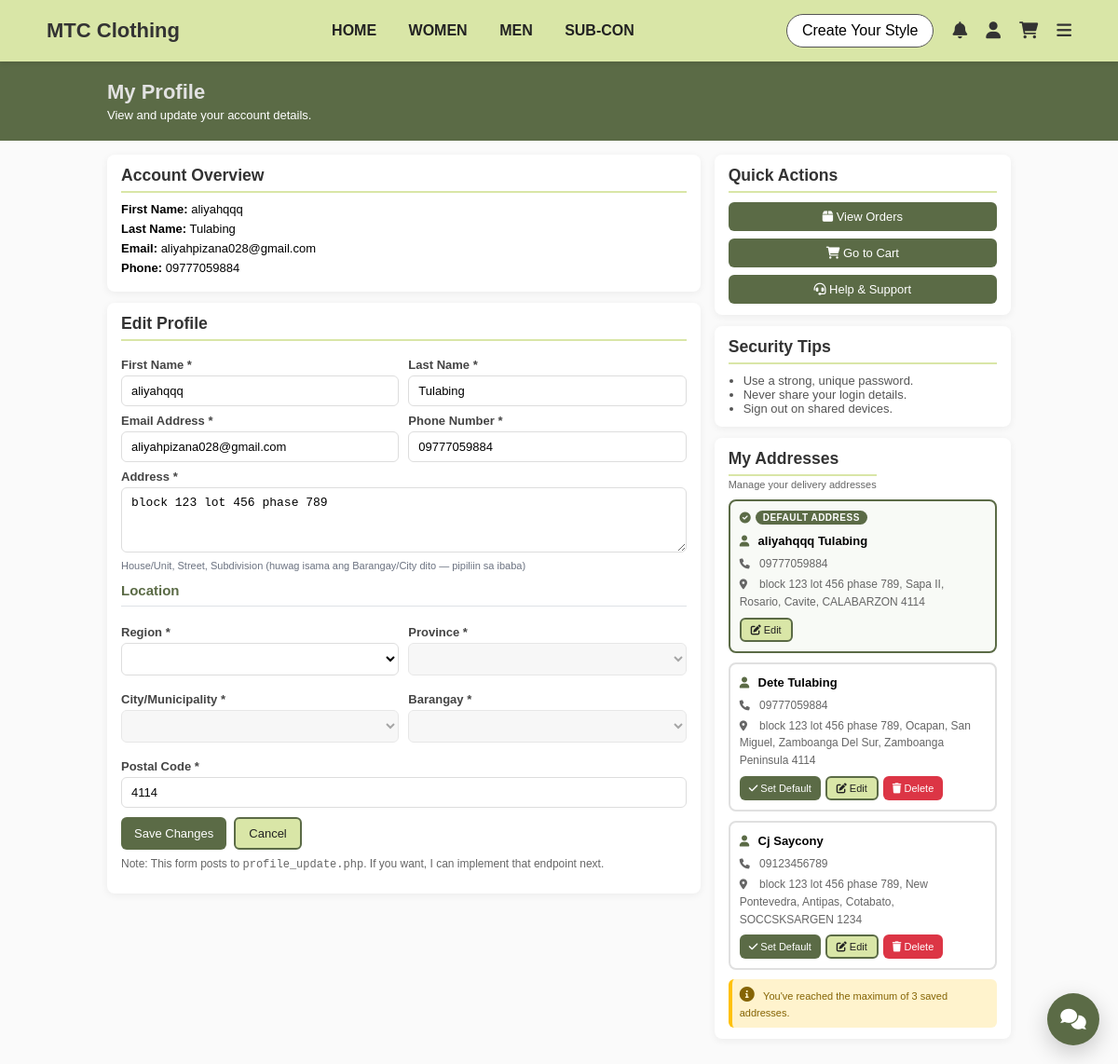
The app's page /profile.php (signed in) with its own data.
### tables this page shows
CREATE TABLE `customer_addresses` (
  `id` int(11) NOT NULL,
  `user_id` int(11) NOT NULL,
  `first_name` varchar(50) NOT NULL,
  `last_name` varchar(50) NOT NULL,
  `email` varchar(100) NOT NULL,
  `phone` varchar(20) NOT NULL,
  `address` text NOT NULL,
  `city` varchar(100) NOT NULL,
  `postal_code` varchar(20) NOT NULL,
  `is_default` tinyint(1) DEFAULT 0,
  `created_at` timestamp NOT NULL DEFAULT current_timestamp(),
  `updated_at` timestamp NOT NULL DEFAULT current_timestamp() ON UPDATE current_timestamp(),
  `region_code` varchar(16) DEFAULT '',
  `region_name` varchar(191) DEFAULT '',
  `province_code` varchar(16) DEFAULT '',
  `province_name` varchar(191) DEFAULT '',
  `city_code` varchar(16) DEFAULT '',
  `city_name` varchar(191) DEFAULT '',
  `barangay_code` varchar(16) DEFAULT '',
  `barangay_name` varchar(191) DEFAULT ''
);

CREATE TABLE `users` (
  `id` int(11) NOT NULL,
  `name` varchar(100) NOT NULL,
  `email` varchar(100) NOT NULL,
  `password` varchar(255) NOT NULL,
  `created_at` timestamp NOT NULL DEFAULT current_timestamp()
);

### includes/address_functions.php (called while the page is built, shortened)
<?php
function getCustomerAddresses($user_id) {
    global $conn;
    $addresses = [];
    $stmt = $conn->prepare("SELECT * FROM customer_addresses WHERE user_id = ? ORDER BY is_default DESC, id ASC");
    $stmt->bind_param("i", $user_id);
    $stmt->execute();
    $result = $stmt->get_result();
    while ($row = $result->fetch_assoc()) {
        $addresses[] = $row;
    }
    return $addresses;
}
function getDefaultAddress($user_id) {
    global $conn;
    $stmt = $conn->prepare("SELECT * FROM customer_addresses WHERE user_id = ? AND is_default = 1 LIMIT 1");
    $stmt->bind_param("i", $user_id);
    $stmt->execute();
    return $stmt->get_result()->fetch_assoc();
}
?>

### profile.php (the view, shortened to what this page needs)
<?php
include 'db.php';
$user_id = $_SESSION['user_id'] ?? null;
$user_name = $_SESSION['user_name'] ?? '';
$user_email = $_SESSION['user_email'] ?? '';
$user_phone = $_SESSION['user_phone'] ?? '';
include_once 'includes/address_functions.php';
$default_address = $user_id ? getDefaultAddress($user_id) : [];
$all_addresses = $user_id ? getCustomerAddresses($user_id) : [];
try {
  if ($conn && $user_id) {
    if ($stmt = $conn->prepare("SELECT name, email FROM users WHERE id = ? LIMIT 1")) {
      $stmt->bind_param('i', $user_id);
      if ($stmt->execute()) {
        $stmt->bind_result($db_name, $db_email);
        if ($stmt->fetch()) {
          $user_name = $db_name ?: $user_name;
          $user_email = $db_email ?: $user_email;
        }
      }
    }
  }
} catch (Throwable $e) {  }
?>
<!DOCTYPE html>
<html lang="en">
<?php include 'header.php'; ?>
<head>
  <link rel="stylesheet" href="https://cdnjs.cloudflare.com/ajax/libs/font-awesome/6.0.0/css/all.min.css">
</head>
<body>
  <section class="page-title">
    <div class="container">
      <h1>My Profile</h1>
      <p class="muted" style="margin:4px 0 0;color:#fff;font-size:13px;">View and update your account details.</p>
    </div>
  </section>
  <div class="container">
    <div class="grid">
      <div>
        <div class="card">
          <h2>Account Overview</h2>
          <p style="font-size:13px;margin:6px 0;"><strong>First Name:</strong> <?php echo htmlspecialchars($default_address['first_name'] ?? $user_name); ?></p>
          <p style="font-size:13px;margin:6px 0;"><strong>Last Name:</strong> <?php echo htmlspecialchars($default_address['last_name'] ?? ''); ?></p>
          <p style="font-size:13px;margin:6px 0;"><strong>Email:</strong> <?php echo htmlspecialchars($user_email ?: ''); ?></p>
          <p style="font-size:13px;margin:6px 0;"><strong>Phone:</strong> <?php echo htmlspecialchars($user_phone ?: ($default_address['phone'] ?? '')); ?></p>
        </div>
        <div class="card">
          <h2>Edit Profile</h2>
          <form method="post" action="profile_update.php">
            <div class="row">
              <div>
                <label for="first_name">First Name *</label>
                <input type="text" id="first_name" name="first_name" value="<?php echo htmlspecialchars($default_address['first_name'] ?? $user_name); ?>" required>
              </div>
              <div>
                <label for="last_name">Last Name *</label>
                <input type="text" id="last_name" name="last_name" value="<?php echo htmlspecialchars($default_address['last_name'] ?? ''); ?>" required>
              </div>
            </div>
            <div class="row">
              <div>
                <label for="email">Email Address *</label>
                <input type="email" id="email" name="email" value="<?php echo htmlspecialchars($user_email ?: ''); ?>" required>
              </div>
              <div>
                <label for="phone">Phone Number *</label>
                <input type="text" id="phone" name="phone" value="<?php echo htmlspecialchars($user_phone ?: ($default_address['phone'] ?? '')); ?>" required>
              </div>
            </div>
            <label for="address">Address *</label>
            <textarea id="address" name="address" required><?php echo htmlspecialchars($default_address['address'] ?? ''); ?></textarea>
            <div class="muted" style="font-size:11px; margin-top:4px; color:#6b7280;">House/Unit, Street, Subdivision (huwag isama ang Barangay/City dito — pipiliin sa ibaba)</div>
            <h2 class="section-title" style="font-size: 15px; font-weight: 600; color: #5b6b46; margin: 12px 0 12px; padding-bottom: 8px; border-bottom: 1px solid #dee2e6;">Location</h2>
            <div class="form-row">
                <div class="form-group">
                    <label for="region_select">Region *</label>
                    <select id="region_select" name="region" required>
                    </select>
                </div>
                <div class="form-group">
                    <label for="province_select">Province *</label>
                    <select id="province_select" name="province" <?php echo empty($default_address['region_code']) ? 'disabled' : ''; ?> required>
                    </select>
                </div>
            </div>
            <div class="form-row">
                <div class="form-group">
                    <label for="city_select">City/Municipality *</label>
                    <select id="city_select" name="city_select" <?php echo empty($default_address['province_code']) ? 'disabled' : ''; ?> required>
                    </select>
                </div>
                <div class="form-group">
                    <label for="barangay_select">Barangay *</label>
                    <select id="barangay_select" name="barangay" <?php echo empty($default_address['city_code']) ? 'disabled' : ''; ?> required>
                    </select>
                </div>
            </div>
            <div class="form-row">
                <div class="form-group">
                    <label for="postal_code">Postal Code *</label>
                    <input type="text" id="postal_code" name="postal_code" value="<?php echo htmlspecialchars($default_address['postal_code'] ?? ''); ?>" required>
                </div>
            </div>
            <div style="margin-top:10px; display:flex; gap:8px;">
              <button class="btn" type="submit">Save Changes</button>
              <a class="btn secondary" href="home.php">Cancel</a>
            </div>
          </form>
          <p class="muted" style="margin-top:8px; font-size:12px;">Note: This form posts to <code>profile_update.php</code>. If you want, I can implement that endpoint next.</p>
        </div>
              </div>
      <div>
        <div class="card">
          <h2>Quick Actions</h2>
          <div style="display: flex; flex-direction: column; gap: 8px;">
            <a href="my_orders.php" class="btn" style="text-align: center;">
              <i class="fas fa-box"></i> View Orders
            </a>
            <a href="cart.php" class="btn" style="text-align: center;">
              <i class="fas fa-shopping-cart"></i> Go to Cart
            </a>
            <a href="helpsupport.php" class="btn" style="text-align: center;">
              <i class="fas fa-headset"></i> Help & Support
            </a>
          </div>
        </div>
        <div class="card" style="margin-top:12px;">
          <h2>Security Tips</h2>
          <ul style="margin:0; padding-left:16px; color:#555; font-size:13px;">
            <li>Use a strong, unique password.</li>
            <li>Never share your login details.</li>
            <li>Sign out on shared devices.</li>
          </ul>
        </div>
        <div class="card" style="margin-top:12px;">
          <div style="display: flex; justify-content: space-between; align-items: center; margin-bottom: 10px;">
            <div>
              <h2 style="margin: 0;">My Addresses</h2>
              <p class="muted" style="font-size:11px; margin: 3px 0 0;">Manage your delivery addresses</p>
            </div>
          </div>
          <div id="addresses-list">
            <?php if (empty($all_addresses)): ?>
              <div style="text-align: center; padding: 20px 15px; background: #f9f9f9; border-radius: 8px; border: 2px dashed #ddd;">
                <i class="fas fa-map-marker-alt" style="font-size: 30px; color: #ccc; margin-bottom: 8px;"></i>
                <p class="muted" style="margin: 0; font-size: 13px;">No saved addresses yet</p>
                <p class="muted" style="margin: 4px 0 0; font-size: 11px;">Add your first delivery address</p>
              </div>
            <?php else: ?>
              <?php foreach ($all_addresses as $addr): ?>
                <div class="address-item" data-address-id="<?php echo $addr['id']; ?>" style="border: 2px solid <?php echo $addr['is_default'] ? '#5b6b46' : '#e0e0e0'; ?>; border-radius: 8px; padding: 10px; margin-bottom: 10px; position: relative; background: <?php echo $addr['is_default'] ? '#f8faf6' : '#fff'; ?>; transition: all 0.2s;">
                  <?php if ($addr['is_default']): ?>
                    <div style="display: flex; align-items: center; gap: 5px; margin-bottom: 8px;">
                      <i class="fas fa-check-circle" style="color: #5b6b46; font-size: 12px;"></i>
                      <span style="background: #5b6b46; color: white; padding: 2px 8px; border-radius: 10px; font-size: 10px; font-weight: 600; letter-spacing: 0.5px;">DEFAULT ADDRESS</span>
                    </div>
                  <?php endif; ?>
                  <div style="margin-bottom: 6px;">
                    <i class="fas fa-user" style="color: #5b6b46; margin-right: 5px; font-size: 12px;"></i>
                    <strong style="font-size: 13px;"><?php echo htmlspecialchars($addr['first_name'] . ' ' . $addr['last_name']); ?></strong>
                  </div>
                  <div style="margin-bottom: 4px;">
                    <i class="fas fa-phone" style="color: #666; margin-right: 5px; font-size: 11px; width: 12px;"></i>
                    <span style="color: #666; font-size: 12px;"><?php echo htmlspecialchars($addr['phone']); ?></span>
                  </div>
                  <div style="margin-bottom: 8px;">
                    <i class="fas fa-map-marker-alt" style="color: #666; margin-right: 5px; font-size: 11px; width: 12px;"></i>
                    <span style="color: #666; font-size: 12px; line-height: 1.4;">
                      <?php echo htmlspecialchars($addr['address']); ?>,
                      <?php echo htmlspecialchars($addr['barangay_name']); ?>,
                      <?php echo htmlspecialchars($addr['city_name']); ?>,
                      <?php echo htmlspecialchars($addr['province_name']); ?>,
                      <?php echo htmlspecialchars($addr['region_name']); ?>
                      <?php echo htmlspecialchars($addr['postal_code']); ?>
                    </span>
                  </div>
                  <div style="margin-top: 8px; display: flex; gap: 5px; flex-wrap: wrap;">
                    <?php if (!$addr['is_default']): ?>
                      <button class="btn" style="padding: 5px 10px; font-size: 11px; background: #5b6b46;" onclick="setDefaultAddress(<?php echo $addr['id']; ?>)" title="Set as default address">
                        <i class="fas fa-check"></i> Set Default
                      </button>
                    <?php endif; ?>
                    <button class="btn secondary" style="padding: 5px 10px; font-size: 11px;" onclick="editAddress(<?php echo $addr['id']; ?>)" title="Edit address">
                      <i class="fas fa-edit"></i> Edit
                    </button>
                    <?php if (!$addr['is_default']): ?>
                      <button class="btn" style="padding: 5px 10px; font-size: 11px; background: #dc3545; border: none;" onclick="deleteAddress(<?php echo $addr['id']; ?>)" title="Delete address">
                        <i class="fas fa-trash"></i> Delete
                      </button>
                    <?php endif; ?>
                  </div>
                </div>
              <?php endforeach; ?>
            <?php endif; ?>
          </div>
          <?php if (count($all_addresses) >= 3): ?>
            <div style="margin-top: 8px; padding: 8px; background: #fff3cd; border-radius: 6px; border-left: 4px solid #ffc107;">
              <i class="fas fa-info-circle" style="color: #856404; margin-right: 5px;"></i>
              <span style="color: #856404; font-size: 11px;">You've reached the maximum of 3 saved addresses.</span>
            </div>
          <?php endif; ?>
        </div>
      </div>
    </div>
  </div>
</body>
</html>

### header.php (style rules this page uses)
body { font-family: Arial, sans-serif; margin: 0; padding: 0; background: #fafafa; }

### profile.php (style rules this page uses)
* { box-sizing: border-box; }
body { font-family: Arial, sans-serif; background: #fafafa; margin: 0; }
.container { max-width: 1000px; margin: 0 auto; padding: 0 15px; }
.page-title { background:#5b6b46; color:#e2e2e2; padding: 20px 0; }
.page-title h1 { margin:0; font-size: 22px; }
.grid { display:grid; grid-template-columns: 1fr; gap: 15px; padding: 15px 0; }
@media (min-width: 900px) { .grid { grid-template-columns: 2fr 1fr; } }
.card { background:#fff; border-radius:8px; box-shadow: 0 2px 8px rgba(0,0,0,.06); padding: 12px 15px; margin-bottom: 12px; }
.card h2 { margin:0 0 10px; font-size:1.1rem; color:#333; border-bottom:2px solid #d9e6a7; padding-bottom:6px; }
.muted { color:#666; }
.row { display:flex; gap:10px; flex-wrap: wrap; }
.row > * { flex:1; min-width: 180px; }
label { display:block; margin: 8px 0 4px; font-weight:600; color:#444; font-size: 13px; }
input[type="text"], input[type="email"], input[type="password"], textarea { width:100%; padding:8px 10px; border:1px solid #ddd; border-radius:6px; font-size:13px; box-sizing: border-box; }
textarea { min-height: 70px; resize:vertical; }
.btn { background:#5b6b46; color:#fff; border:none; padding:8px 14px; border-radius:6px; cursor:pointer; text-decoration: none; display: inline-block; text-align: center; font-size: 13px; }
.btn.secondary { background:#d9e6a7; color:#222; border:2px solid #5b6b46; }
.form-row { display: flex; gap: 10px; margin-bottom: 10px; flex-wrap: wrap; }
.form-group { flex: 1; min-width: 0; min-width: 180px; }
.form-group label { display: block; margin-bottom: 4px; font-weight: 600; color: #444; font-size: 13px; }
.form-group select { width: 100%; padding: 8px 10px; border: 1px solid #ddd; border-radius: 6px; font-size: 13px; background-color: #fff; box-sizing: border-box; }
.form-group select:disabled { background-color: #f5f5f5; cursor: not-allowed; }
.address-item { transition: all 0.2s ease; }

### records on screen
customer_addresses: first_name "aliyahqqq", last_name "Tulabing", phone "09777059884", address "block 123 lot 456 phase 789", postal_code "4114", is_default 1 (drawn), first_name+last_name "aliyahqqq Tulabing", barangay_name "Sapa II", city_name "Rosario", province_name "Cavite", region_name "CALABARZON"
users: email "aliyahpizana028@gmail.com"
customer_addresses: first_name+last_name "Dete Tulabing", phone "09777059884", address "block 123 lot 456 phase 789", barangay_name "Ocapan", city_name "San Miguel", province_name "Zamboanga Del Sur", region_name "Zamboanga Peninsula", postal_code "4114"
customer_addresses: first_name+last_name "Cj Saycony", phone "09123456789", address "block 123 lot 456 phase 789", barangay_name "New Pontevedra", city_name "Antipas", province_name "Cotabato", region_name "SOCCSKSARGEN", postal_code "1234"
